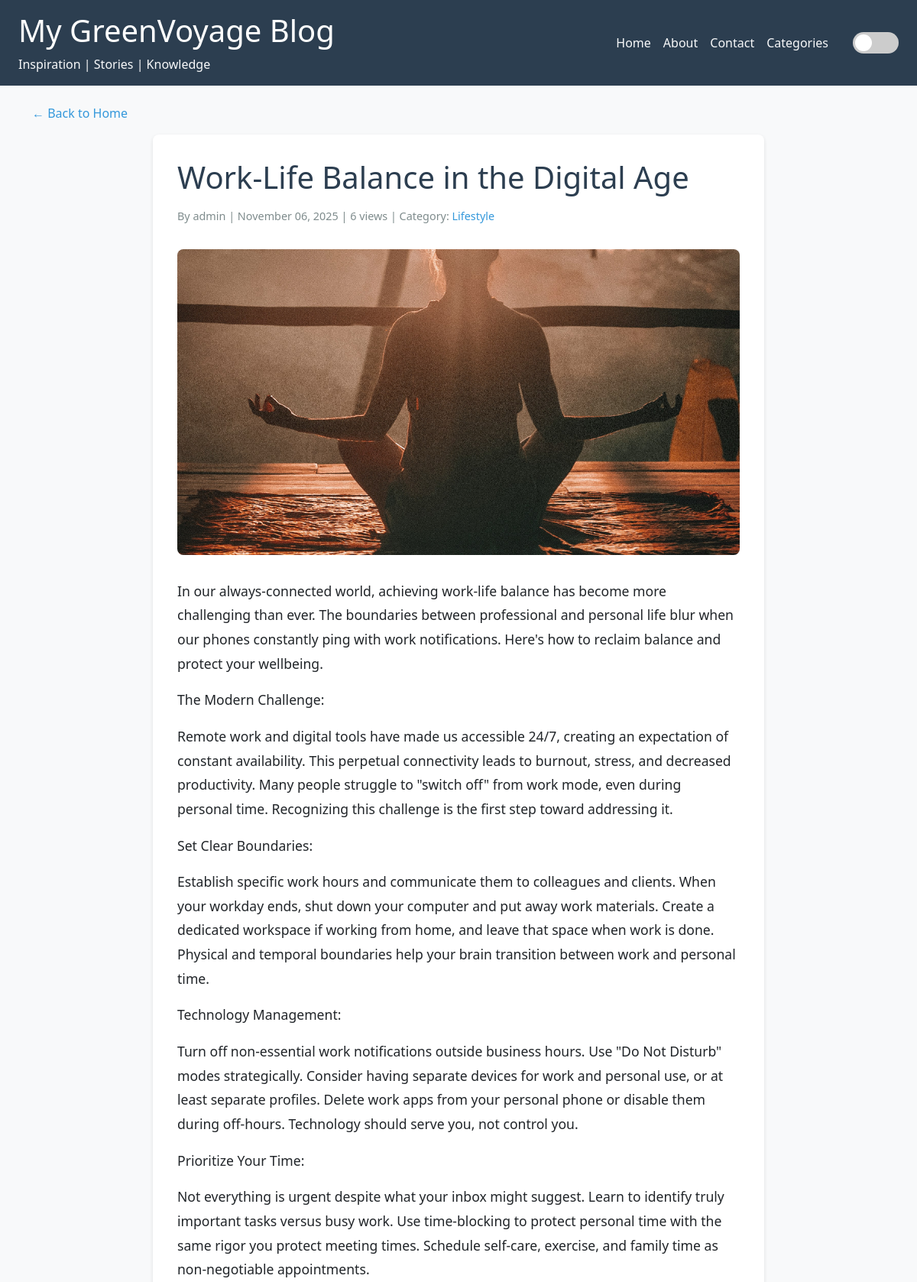
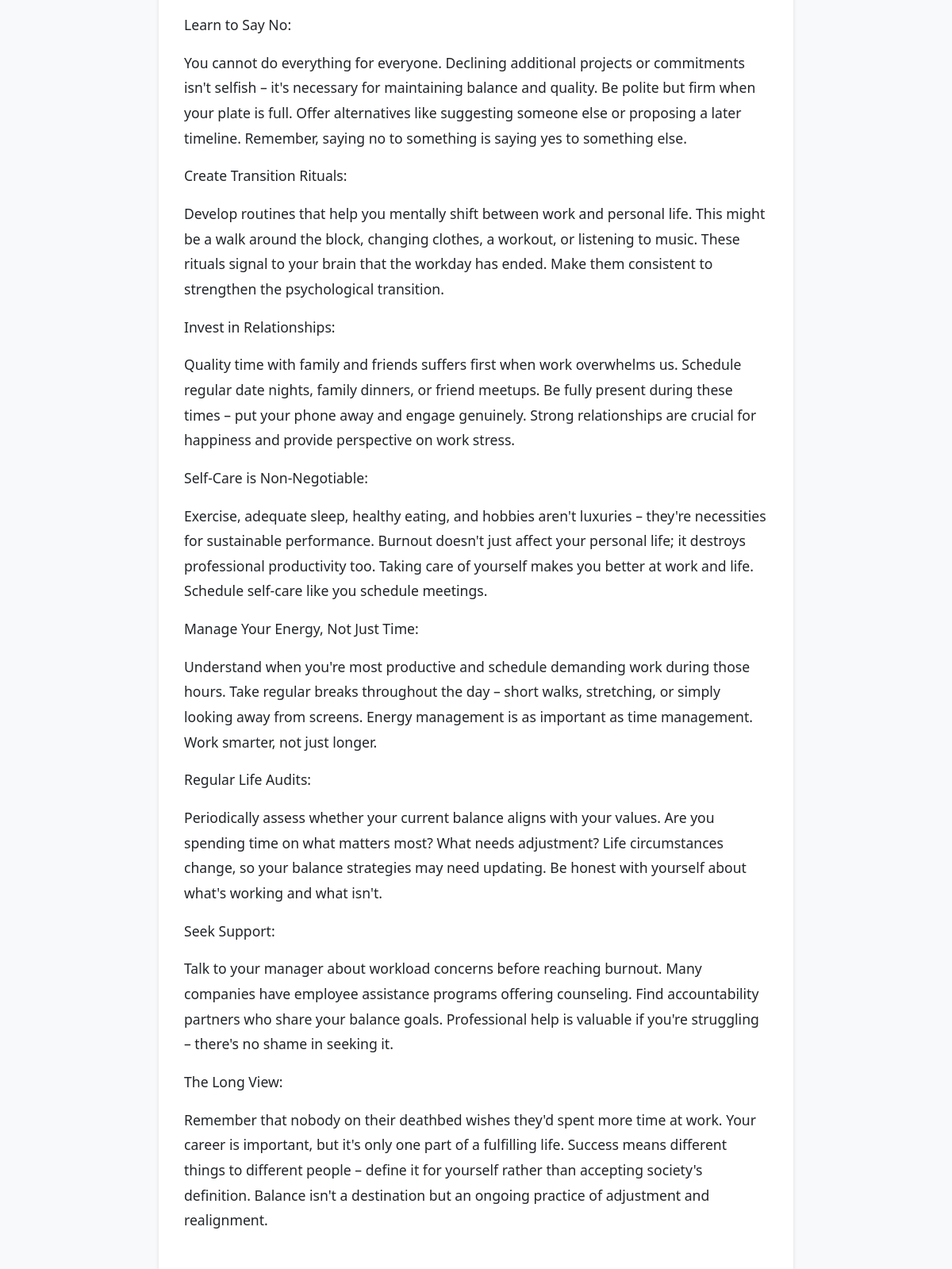
The app's page /post/work-life-balance-in-the-digital-age/ (upper part) with its own data (2 pictures, top to bottom).
### blog/models.py (models this page shows, shortened)
class Post(models.Model):
    STATUS_CHOICES = (
        ('draft', 'Draft'),
        ('published', 'Published'),
    )
    title = models.CharField(max_length=200)
    slug = models.SlugField(max_length=200, unique=True)
    author = models.ForeignKey(User, on_delete=models.CASCADE, related_name='blog_posts')
    category = models.ForeignKey(Category, on_delete=models.SET_NULL, null=True, related_name='posts')
    tags = models.ManyToManyField('Tag', blank=True, related_name='posts')
    content = models.TextField()
    image = models.ImageField(upload_to='blog_images/', blank=True, null=True)
    status = models.CharField(max_length=10, choices=STATUS_CHOICES, default='draft')
    created_at = models.DateTimeField(default=timezone.now)
    updated_at = models.DateTimeField(auto_now=True)
    views = models.IntegerField(default=0)
    class Meta:
        ordering = ['-created_at']

class Category(models.Model):
    name = models.CharField(max_length=100)
    description = models.TextField(blank=True,null=True)
    created_at = models.DateTimeField(auto_now_add=True)
    class Meta:
        verbose_name_plural = "Categories"

### blog/views.py (the view, shortened to what this page needs)
# urls.py: path('post/<slug:slug>/', views.post_detail, name='post_detail'),
def post_detail(request, slug):
    post = get_object_or_404(Post, slug=slug, status='published')
    post.views += 1
    post.save()
    comments = post.comments.filter(active=True)
    context = {
        'post': post,
        'comments': comments,
    }
    return render(request, 'blog/post_detail.html', context)

### blog/templates/blog/post_detail.html (shortened to what this page needs)
{% extends 'blog/base.html' %}
{% block content %}
<a href="{% url 'home' %}" class="back-link">← Back to Home</a>
<article class="post-detail">
    <div class="post-header">
        <h1>{{ post.title }}</h1>
        <div class="post-meta">
            By {{ post.author.username }} | {{ post.created_at|date:"F d, Y" }} | {{ post.views }} views
            {% if post.category %}
            | Category: <a href="{% url 'category_posts' post.category.id %}">{{ post.category.name }}</a>
            {% endif %}
        </div>
    </div>
    {% if post.image %}
    <img src="{{ post.image.url }}" alt="{{ post.title }}" class="post-image">
    {% endif %}
    <div class="post-content">
        {{ post.content|linebreaks }}
    </div>
</article>
{% endblock %}

### blog/templates/blog/base.html (style rules this page uses)
:root { --bg-color: #f8f9fa; --text-color: #212529; --header-bg: #2c3e50; --footer-bg: #2c3e50; --card-bg: #ffffff; --link-color: #3498db; }
body { background: var(--bg-color); color: var(--text-color); font-family: 'Segoe UI', Tahoma, Geneva, Verdana, sans-serif; transition: background 0.3s, color 0.3s; }
a { text-decoration: none; color: var(--link-color); transition: color 0.3s; }

### blog/templates/blog/post_detail.html (style rules this page uses)
.post-detail { background: white; padding: 2rem; border-radius: 8px; box-shadow: 0 2px 5px rgba(0,0,0,0.1); max-width: 800px; margin: 0 auto; }
.post-header { margin-bottom: 2rem; }
.post-header h1 { color: #2c3e50; margin-bottom: 1rem; }
.post-meta { color: #7f8c8d; font-size: 0.9rem; }
.post-image { width: 100%; height: 400px; object-fit: cover; border-radius: 8px; margin-bottom: 2rem; }
.post-content { line-height: 1.8; font-size: 1.1rem; margin-bottom: 2rem; }
.back-link { display: inline-block; margin-bottom: 1rem; color: #3498db; text-decoration: none; }

### records on screen
Post: title "Work-Life Balance in the Digital Age", author.username "admin", created_at "November 06, 2025", views "6", category.name "Lifestyle", image (picture), content "In our always-connected world, achieving work-life balance has become more challenging than ever. The boundaries between professional and personal life blur when our phones constantly ping with work notifications. Here's how to reclaim balance and protect your wellbeing. The Modern Challenge: Remote work and digital tools have made us accessible 24/7, creating an expectation of constant availability. This perpetual connectivity leads to burnout, stress, and decreased productivity. Many people struggle to \"switch off\" from work mode, even during personal time. Recognizing this challenge is the first step toward addressing it. Set Clear Boundaries: Establish specific work hours and…"
